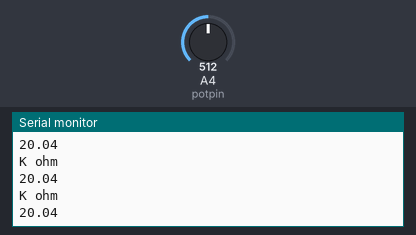
A sketch run on a simulated Arduino Uno, built with avr-gcc and run on an emulated ATmega328P. Shown: the last lines printed to the serial monitor. The inputs (shaded band) are chosen by the test bench; at power-on: A4 (potpin) = 512.

Above: at 1.2 s.
1.3 s: A4 (potpin) set to 975
At 1.85 s:
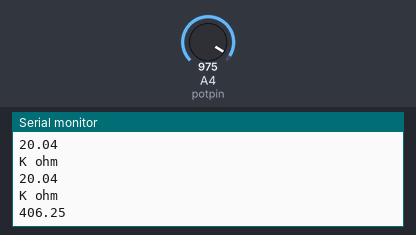
2.8 s: A4 (potpin) set to 998
At 3.2 s:
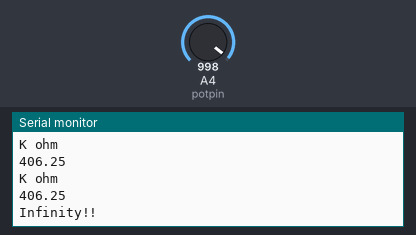

Measured:
- the behaviour switches between 983 and 984 on A4 (potpin) (found by bisection; images 1 and 2)
- after the input at 1.3 s, the serial monitor: prints a new line after 0.39 s (image 1)
- after the input at 2.8 s, the serial monitor: prints a new line after 0.23 s (image 2)

The sketch:

ResistanceMeter.ino
```cpp
#define N 12
#define basis 20000.0   //base

int potpin = A4;
float val, r;

void setup()
{
  Serial.begin(9600);
}

void loop()
{
  val = analogRead(potpin);
  r = ((basis * 1023.0) / (1023.0 - val)) - basis;
  delay(100);
  //Serial.print(" R:  ");
  if(filter() >= 1000)
  {
    if(filter() >= 500.0*1000.0)
    {
      Serial.println("Infinity!!");
    }
    else
    {
      Serial.println("K ohm");
      Serial.println(filter() / 1000.0);

    }
  }

  else
  {
    Serial.println(" ohm");
    Serial.println(filter());

  }
}

//filter Algorithm
float filter()
{
  float sum = 0;
  for(int count = 0; count < N; count++)
  {
    sum += r;
    delay(5);
  }
  return (float)(sum / N);
}
```
